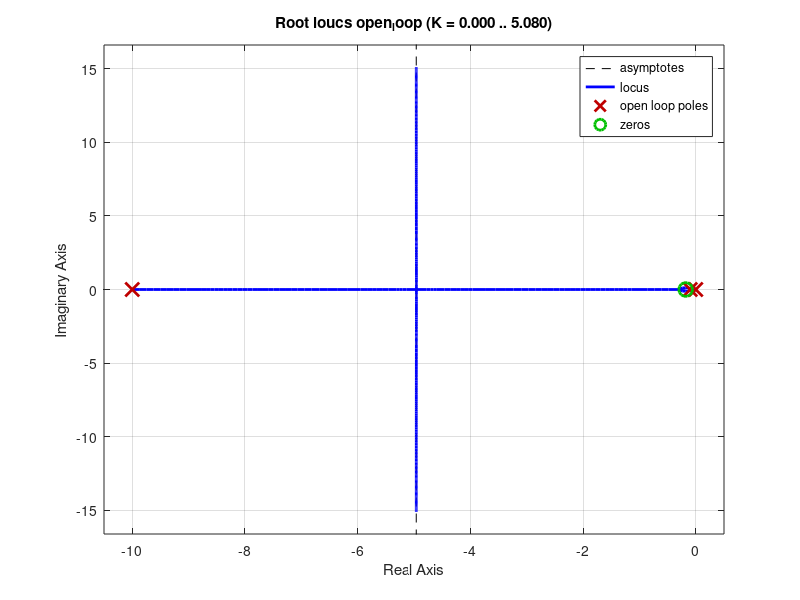
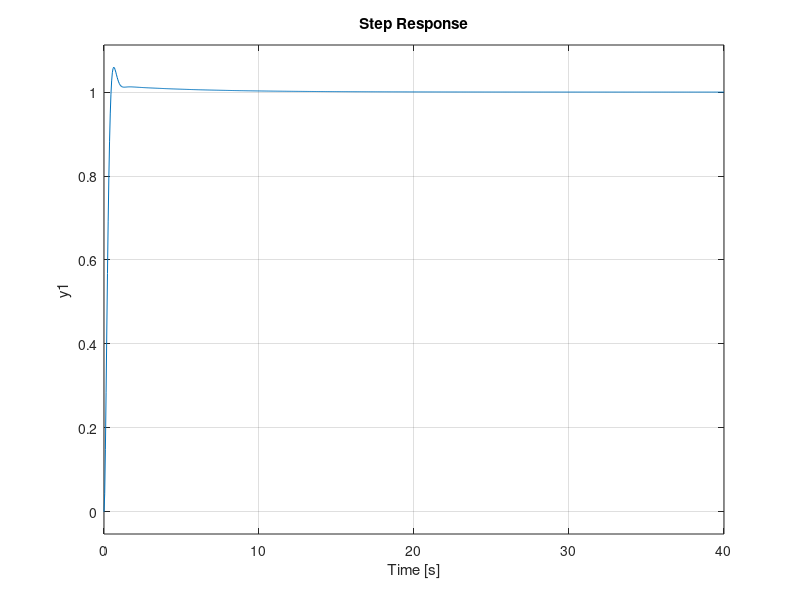

MATLAB code for these plots, in order: (Note: this script raises an error after producing the figures.)
clear;
clc;

%% Selected Variables 
c = 0.18;
K  = 50;
Kp = K/25;
Ki = c*Kp;

%% Transfer Functions
Gp = zpk([], [-0.1 -10], 25);
Gc = zpk(-c, 0, Kp);

%% Open Loop System
open_loop = Gc*Gp;

%% Topos Rizwn
figure;
rlocus(open_loop);

%% Closed Loop System
closed_loop = feedback(open_loop, 1,-1);
figure;
step(closed_loop);

%% Closed Loop System Response Info
stepinfo(closed_loop)

